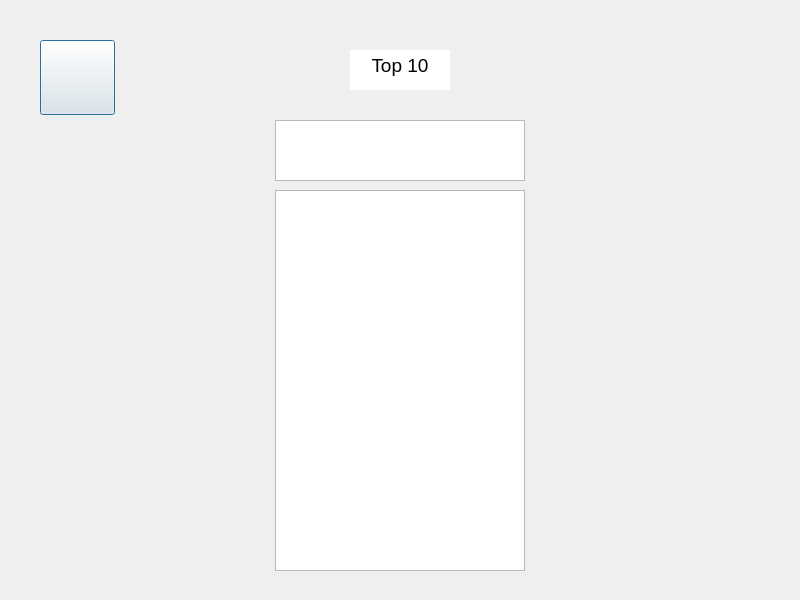
<?xml version="1.0" encoding="UTF-8"?>
<ui version="4.0">
 <class>Dialog</class>
 <widget class="QDialog" name="Dialog">
  <property name="geometry">
   <rect>
    <x>0</x>
    <y>0</y>
    <width>800</width>
    <height>600</height>
   </rect>
  </property>
  <property name="windowTitle">
   <string>Dialog</string>
  </property>
  <widget class="QPushButton" name="Top10GoBack">
   <property name="geometry">
    <rect>
     <x>40</x>
     <y>40</y>
     <width>75</width>
     <height>75</height>
    </rect>
   </property>
   <property name="sizePolicy">
    <sizepolicy hsizetype="Minimum" vsizetype="Fixed">
     <horstretch>0</horstretch>
     <verstretch>0</verstretch>
    </sizepolicy>
   </property>
   <property name="text">
    <string/>
   </property>
   <property name="icon">
    <iconset>
     <normaloff>images/back.png</normaloff>images/back.png</iconset>
   </property>
   <property name="iconSize">
    <size>
     <width>64</width>
     <height>64</height>
    </size>
   </property>
  </widget>
  <widget class="QTextBrowser" name="GenreDisplayBox">
   <property name="geometry">
    <rect>
     <x>275</x>
     <y>120</y>
     <width>250</width>
     <height>61</height>
    </rect>
   </property>
  </widget>
  <widget class="QTextBrowser" name="Top10Title">
   <property name="geometry">
    <rect>
     <x>350</x>
     <y>50</y>
     <width>100</width>
     <height>40</height>
    </rect>
   </property>
   <property name="frameShape">
    <enum>QFrame::NoFrame</enum>
   </property>
   <property name="frameShadow">
    <enum>QFrame::Plain</enum>
   </property>
   <property name="html">
    <string>&lt;!DOCTYPE HTML PUBLIC &quot;-//W3C//DTD HTML 4.0//EN&quot; &quot;http://www.w3.org/TR/REC-html40/strict.dtd&quot;&gt;
&lt;html&gt;&lt;head&gt;&lt;meta name=&quot;qrichtext&quot; content=&quot;1&quot; /&gt;&lt;style type=&quot;text/css&quot;&gt;
p, li { white-space: pre-wrap; }
&lt;/style&gt;&lt;/head&gt;&lt;body style=&quot; font-family:'MS Shell Dlg 2'; font-size:8.25pt; font-weight:400; font-style:normal;&quot;&gt;
&lt;p align=&quot;center&quot; style=&quot; margin-top:0px; margin-bottom:0px; margin-left:0px; margin-right:0px; -qt-block-indent:0; text-indent:0px;&quot;&gt;&lt;span style=&quot; font-size:14pt;&quot;&gt;Top 10&lt;/span&gt;&lt;/p&gt;&lt;/body&gt;&lt;/html&gt;</string>
   </property>
  </widget>
  <widget class="QTextBrowser" name="BookList">
   <property name="geometry">
    <rect>
     <x>275</x>
     <y>190</y>
     <width>250</width>
     <height>381</height>
    </rect>
   </property>
  </widget>
 </widget>
 <resources/>
 <connections/>
</ui>
